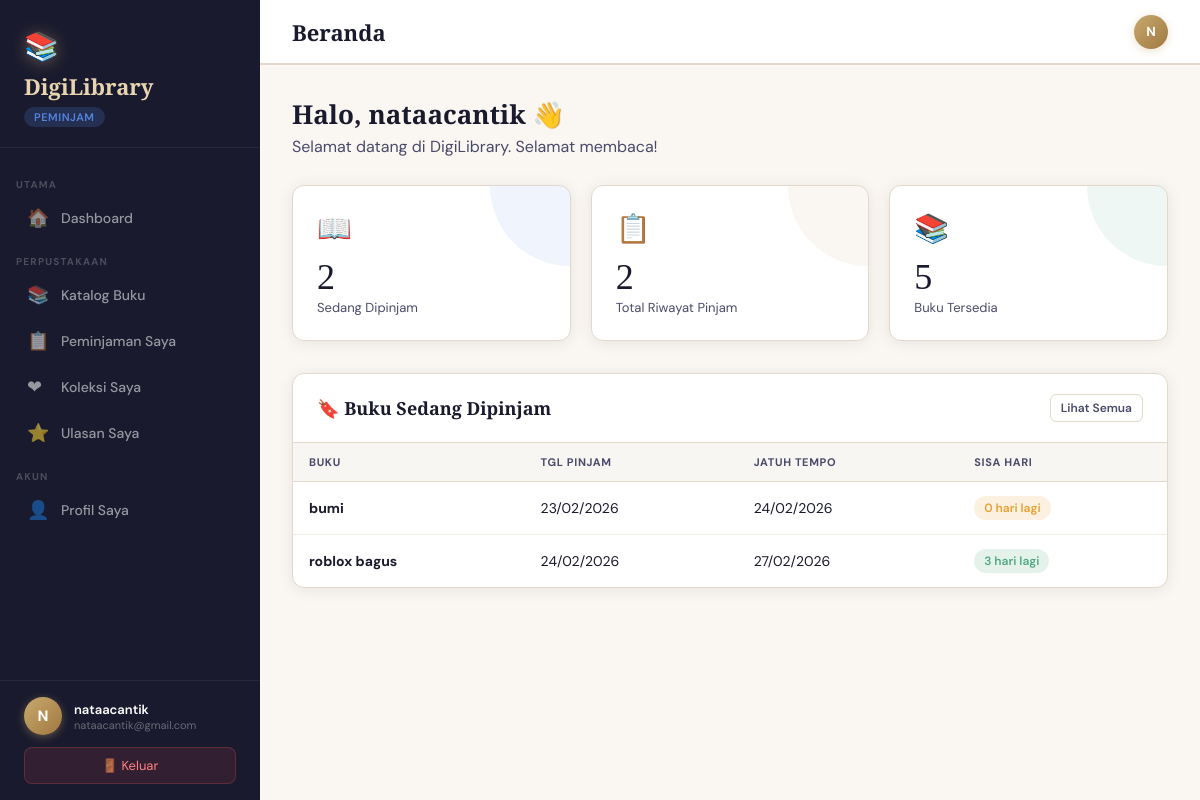
The app's page /views/peminjam/dashboard.php (signed in) with its own data.
### tables this page shows
CREATE TABLE `peminjaman` (
  `PeminjamanID` int(11) NOT NULL,
  `UserID` int(11) NOT NULL,
  `BukuID` int(11) NOT NULL,
  `TanggalPeminjaman` date NOT NULL,
  `TanggalPengembalian` date NOT NULL,
  `TanggalKembaliAktual` date DEFAULT NULL,
  `StatusPeminjaman` enum('menunggu','dipinjam','dikembalikan','terlambat') DEFAULT 'menunggu',
  `TotalDenda` decimal(10,2) NOT NULL DEFAULT 0.00,
  `StatusBayarDenda` enum('Lunas','Belum') DEFAULT NULL,
  `Denda` decimal(10,2) DEFAULT 0.00,
  `Keterangan` text DEFAULT NULL,
  `CreatedAt` timestamp NOT NULL DEFAULT current_timestamp()
);

CREATE TABLE `buku` (
  `BukuID` int(11) NOT NULL,
  `Judul` varchar(255) NOT NULL,
  `Penulis` varchar(255) NOT NULL,
  `Penerbit` varchar(255) NOT NULL,
  `TahunTerbit` int(11) DEFAULT NULL,
  `Stok` int(11) DEFAULT 1,
  `Deskripsi` text DEFAULT NULL,
  `CoverURL` varchar(500) DEFAULT NULL,
  `CreatedAt` timestamp NOT NULL DEFAULT current_timestamp(),
  `KategoriID` int(11) NOT NULL,
  `DendaPerHari` int(11) NOT NULL DEFAULT 5000
);

### includes/auth.php (called while the page is built, shortened)
<?php
function getUserId() {
    return $_SESSION['user_id'] ?? null;
}
function getNama() {
    return $_SESSION['nama'] ?? 'User';
}
function getInitial() {
    $nama = getNama();
    return strtoupper(substr($nama, 0, 1));
}
?>

### views/peminjam/dashboard.php (the view, shortened to what this page needs)
<?php
require_once '../../includes/auth.php';
$conn = getConnection();
$uid  = getUserId();
$dipinjam    = $conn->query("SELECT COUNT(*) FROM peminjaman WHERE UserID='$uid' AND StatusPeminjaman='dipinjam'")->fetch_row()[0] ?? 0;
$totalPinjam = $conn->query("SELECT COUNT(*) FROM peminjaman WHERE UserID='$uid'")->fetch_row()[0] ?? 0;
$totalBuku   = $conn->query("SELECT COUNT(*) FROM buku WHERE Stok>0")->fetch_row()[0] ?? 0;
$aktif = $conn->query("
  SELECT p.PeminjamanID, b.Judul, p.TanggalPeminjaman, p.TanggalPengembalian, p.StatusPeminjaman
  FROM peminjaman p
  JOIN buku b ON p.BukuID=b.BukuID
  WHERE p.UserID='$uid' AND p.StatusPeminjaman='dipinjam'
  ORDER BY p.TanggalPengembalian ASC LIMIT 5
");
?>
<?php require_once '../../includes/sidebar.php'; ?>
<!DOCTYPE html>
<html lang="id">
<head>
    <link rel="stylesheet" href="../../public/css/main.css">
</head>
<body>
<div class="main">
  <div class="topbar">
    <div class="topbar-left">
      <h1>Beranda</h1>
    </div>
    <div class="topbar-right">
      <div class="topbar-avatar"><?= getInitial() ?></div>
    </div>
  </div>
  <div class="page-content">
    <div style="margin-bottom:28px">
      <h2 style="font-family:'Playfair Display',serif;font-size:26px;color:var(--ink)">Halo, <?= htmlspecialchars(getNama()) ?> 👋</h2>
      <p style="color:var(--text);margin-top:4px">Selamat datang di DigiLibrary. Selamat membaca!</p>
    </div>
    <div class="stats-grid">
      <div class="stat-card blue"><div class="stat-icon">📖</div><div class="stat-value"><?= $dipinjam ?></div><div class="stat-label">Sedang Dipinjam</div></div>
      <div class="stat-card gold"><div class="stat-icon">📋</div><div class="stat-value"><?= $totalPinjam ?></div><div class="stat-label">Total Riwayat Pinjam</div></div>
      <div class="stat-card green"><div class="stat-icon">📚</div><div class="stat-value"><?= $totalBuku ?></div><div class="stat-label">Buku Tersedia</div></div>
    </div>
    <div class="card">
      <div class="card-header">
          <h3>🔖 Buku Sedang Dipinjam</h3>
          <a href="../../views/peminjam/peminjaman.php" class="btn btn-sm btn-outline">Lihat Semua</a>
      </div>
      <div class="card-body table-wrap">
        <table class="data-table">
          <thead><tr><th>Buku</th><th>Tgl Pinjam</th><th>Jatuh Tempo</th><th>Sisa Hari</th></tr></thead>
          <tbody>
            <?php if ($aktif && $aktif->num_rows > 0): while($d=$aktif->fetch_assoc()):
              $sisa = ceil((strtotime($d['TanggalPengembalian']) - strtotime('today')) / 86400);
            ?>
            <tr>
              <td><strong><?= htmlspecialchars($d['Judul']) ?></strong></td>
              <td><?= date('d/m/Y', strtotime($d['TanggalPeminjaman'])) ?></td>
              <td><?= date('d/m/Y', strtotime($d['TanggalPengembalian'])) ?></td>
              <td>
                <?php if ($sisa < 0): ?>
                  <span class="badge badge-danger">Terlambat <?= abs($sisa) ?> hari</span>
                <?php elseif ($sisa <= 2): ?>
                  <span class="badge badge-warning"><?= $sisa ?> hari lagi</span>
                <?php else: ?>
                  <span class="badge badge-success"><?= $sisa ?> hari lagi</span>
                <?php endif; ?>
              </td>
            </tr>
            <?php endwhile; else: ?>
            <tr><td colspan="4"><div class="empty-state"><div class="empty-icon">📭</div><p>Anda belum meminjam buku. <a href="../../views/peminjam/katalog.php" style="color:var(--gold)">Lihat katalog →</a></p></div></td></tr>
            <?php endif; ?>
          </tbody>
        </table>
      </div>
    </div>
  </div>
</div>
</body>
</html>

### public/css/main.css (style rules this page uses)
*, *::before, *::after { box-sizing: border-box; margin: 0; padding: 0; }
:root { --ink: #1a1a2e; --navy: #16213e; --gold: #c8a96e; --gold-light: #e8d5b0; --cream: #faf7f2; --sidebar-w: 260px; --text: #4a4a6a; --border: #e2d9cc; --white: #ffffff; --success: #52a882; --warning: #e8a030; --danger: #e05252; --info: #5284e0; --radius: 12px; --shadow: 0 2px 16px rgba(26,26,46,0.08); --shadow-lg: 0 8px 32px rgba(26,26,46,0.14); }
body { font-family: 'DM Sans', sans-serif; background: var(--cream); color: var(--text); display: flex; min-height: 100vh; }
.main { margin-left: var(--sidebar-w); flex: 1; display: flex; flex-direction: column; min-height: 100vh; }
.topbar { background: white; border-bottom: 1px solid var(--border); padding: 0 32px; height: 64px; display: flex; align-items: center; justify-content: space-between; position: sticky; top: 0; z-index: 50; box-shadow: 0 1px 0 var(--border); }
.topbar-left { display: flex; align-items: center; gap: 14px; }
.topbar h1 { font-family: 'Playfair Display', serif; font-size: 22px; color: var(--ink); }
.topbar-right { display: flex; align-items: center; gap: 12px; }
.topbar-avatar { width: 34px; height: 34px; border-radius: 50%; background: linear-gradient(135deg, var(--gold), #a07840); display: flex; align-items: center; justify-content: center; color: white; font-weight: 700; font-size: 13px; box-shadow: 0 2px 8px rgba(200,169,110,0.35); }
.page-content { padding: 32px; flex: 1; }
.stats-grid { display: grid; grid-template-columns: repeat(auto-fit, minmax(200px, 1fr)); gap: 20px; margin-bottom: 32px; }
.stat-card { background: white; border-radius: var(--radius); padding: 24px; box-shadow: var(--shadow); border: 1px solid var(--border); position: relative; overflow: hidden; transition: transform 0.2s, box-shadow 0.2s; }
.stat-card::before { content: ''; position: absolute; top: 0; right: 0; width: 80px; height: 80px; border-radius: 0 0 0 80px; opacity: 0.09; }
.stat-card.gold::before { background: var(--gold); }
.stat-card.green::before { background: var(--success); }
.stat-card.blue::before { background: var(--info); }
.stat-icon { font-size: 28px; margin-bottom: 12px; }
.stat-value { font-family: 'Playfair Display', serif; font-size: 36px; color: var(--ink); line-height: 1; }
.stat-label { font-size: 13px; color: var(--text); margin-top: 4px; }
.card { background: white; border-radius: var(--radius); box-shadow: var(--shadow); border: 1px solid var(--border); overflow: hidden; margin-bottom: 24px; }
.card-header { padding: 20px 24px; border-bottom: 1px solid var(--border); display: flex; align-items: center; justify-content: space-between; flex-wrap: wrap; gap: 12px; }
.card-header h3 { font-family: 'Playfair Display', serif; font-size: 18px; color: var(--ink); }
.card-body { padding: 0; }
.data-table { width: 100%; border-collapse: collapse; }
.data-table th { background: #f8f6f2; padding: 12px 16px; text-align: left; font-size: 11px; font-weight: 700; text-transform: uppercase; letter-spacing: 0.06em; color: var(--text); border-bottom: 1px solid var(--border); white-space: nowrap; }
.data-table td { padding: 14px 16px; border-bottom: 1px solid #f0ece6; font-size: 14px; color: var(--ink); vertical-align: middle; }
.data-table tr:last-child td { border-bottom: none; }
.table-wrap { overflow-x: auto; }
.badge { display: inline-block; padding: 4px 10px; border-radius: 20px; font-size: 12px; font-weight: 600; }
.badge-success { background: rgba(82,168,130,0.15); color: var(--success); }
.badge-warning { background: rgba(232,160,48,0.15); color: var(--warning); }
.btn { display: inline-flex; align-items: center; gap: 6px; padding: 8px 16px; border-radius: 8px; font-family: 'DM Sans', sans-serif; font-size: 13px; font-weight: 600; cursor: pointer; border: none; transition: all 0.15s; text-decoration: none; }
.btn-sm { padding: 5px 10px; font-size: 12px; border-radius: 6px; }
.btn-outline { background: transparent; border: 1.5px solid var(--border); color: var(--text); }

### records on screen
peminjaman: BukuID.Judul "bumi", TanggalPeminjaman "23/02/2026", TanggalPengembalian "24/02/2026", TanggalPengembalian "0"
peminjaman: BukuID.Judul "roblox bagus", TanggalPeminjaman "24/02/2026", TanggalPengembalian "27/02/2026", TanggalPengembalian "3"

### other values on screen
$user['role'] "PEMINJAM"
$item['section'] "UTAMA"
$item['icon'] "🏠"
$item['label'] "Dashboard"
$item['section'] "PERPUSTAKAAN"
$item['icon'] "📚"
$item['label'] "Katalog Buku"
$item['icon'] "📋"
$item['label'] "Peminjaman Saya"
$item['icon'] "❤"
$item['label'] "Koleksi Saya"
$item['icon'] "⭐"
$item['label'] "Ulasan Saya"
$item['section'] "AKUN"
$item['icon'] "👤"
